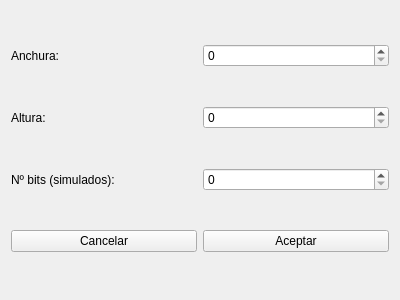
<?xml version="1.0" encoding="UTF-8"?>
<ui version="4.0">
 <class>Digitalizar</class>
 <widget class="QWidget" name="Digitalizar">
  <property name="geometry">
   <rect>
    <x>0</x>
    <y>0</y>
    <width>400</width>
    <height>300</height>
   </rect>
  </property>
  <property name="windowTitle">
   <string>Form</string>
  </property>
  <layout class="QVBoxLayout" name="verticalLayout">
   <item>
    <layout class="QHBoxLayout" name="horizontalLayout">
     <item>
      <widget class="QLabel" name="label">
       <property name="text">
        <string>Anchura:</string>
       </property>
      </widget>
     </item>
     <item>
      <widget class="QSpinBox" name="spinBoxAnchura"/>
     </item>
    </layout>
   </item>
   <item>
    <layout class="QHBoxLayout" name="horizontalLayout_2">
     <item>
      <widget class="QLabel" name="label_2">
       <property name="text">
        <string>Altura:</string>
       </property>
      </widget>
     </item>
     <item>
      <widget class="QSpinBox" name="spinBoxAltura"/>
     </item>
    </layout>
   </item>
   <item>
    <layout class="QHBoxLayout" name="horizontalLayout_3">
     <item>
      <widget class="QLabel" name="label_3">
       <property name="text">
        <string>Nº bits (simulados):</string>
       </property>
      </widget>
     </item>
     <item>
      <widget class="QSpinBox" name="spinBoxNbits"/>
     </item>
    </layout>
   </item>
   <item>
    <layout class="QHBoxLayout" name="horizontalLayout_4">
     <item>
      <widget class="QPushButton" name="ButtonCancelar">
       <property name="text">
        <string>Cancelar</string>
       </property>
      </widget>
     </item>
     <item>
      <widget class="QPushButton" name="ButtonAceptar">
       <property name="text">
        <string>Aceptar</string>
       </property>
      </widget>
     </item>
    </layout>
   </item>
  </layout>
 </widget>
 <resources/>
 <connections/>
</ui>
